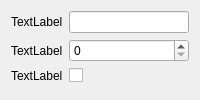
<?xml version="1.0" encoding="UTF-8"?>
<ui version="4.0">
 <class>FormLayoutWidget</class>
 <widget class="QWidget" name="FormLayoutWidget">
  <layout class="QFormLayout">
   <item row="0" column="0">
    <widget class="QLabel" name="label">
     <property name="text">
      <string>TextLabel</string>
     </property>
    </widget>
   </item>
   <item row="0" column="1">
    <widget class="QLineEdit" name="lineEdit"/>
   </item>
   <item row="1" column="0">
    <widget class="QLabel" name="label_2">
     <property name="text">
      <string>TextLabel</string>
     </property>
    </widget>
   </item>
   <item row="1" column="1">
    <widget class="QSpinBox" name="spinBox"/>
   </item>
   <item row="2" column="0">
    <widget class="QLabel" name="label_3">
     <property name="text">
      <string>TextLabel</string>
     </property>
    </widget>
   </item>
   <item row="2" column="1">
    <widget class="QCheckBox" name="checkBox"/>
   </item>
  </layout>
 </widget>
 <resources/>
 <connections/>
</ui>
